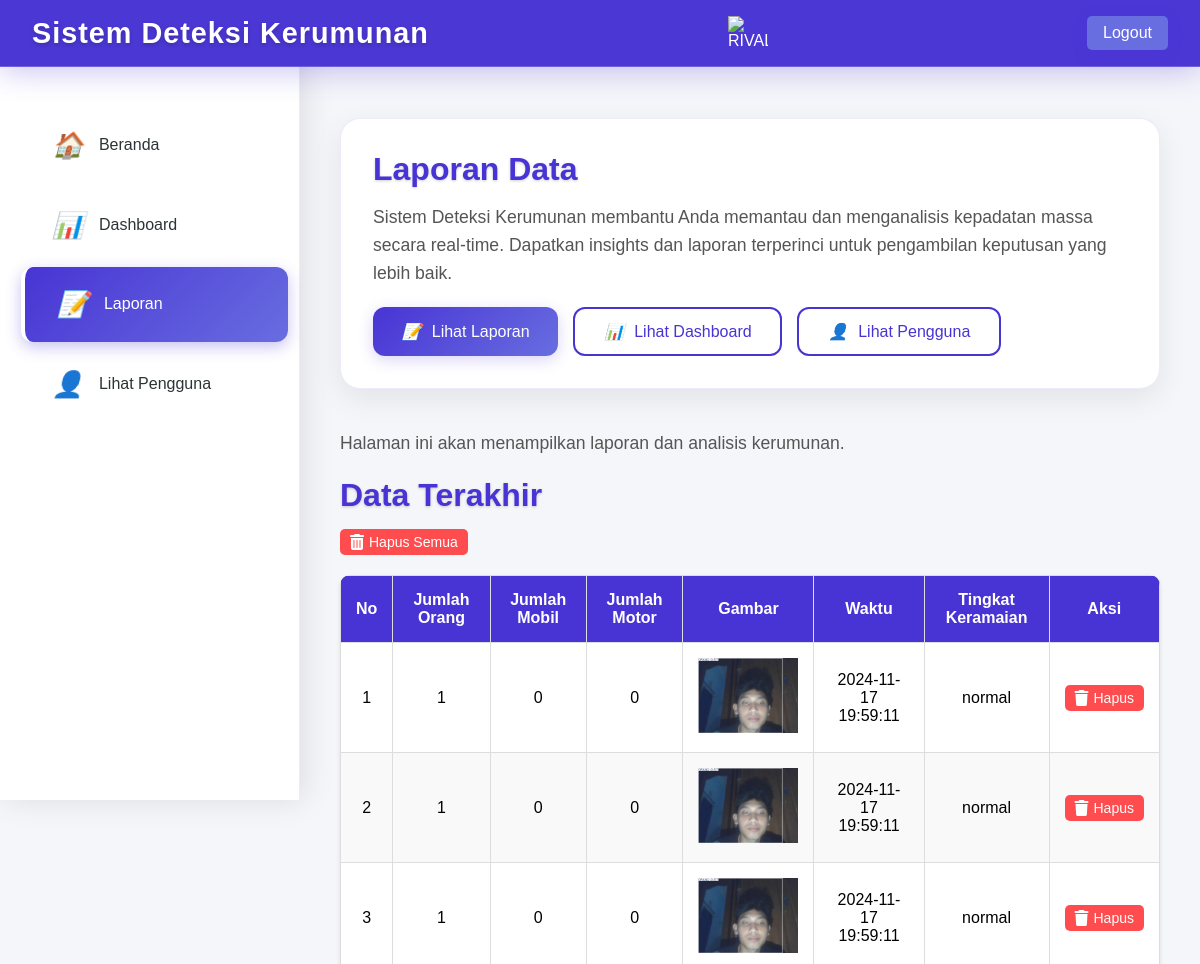
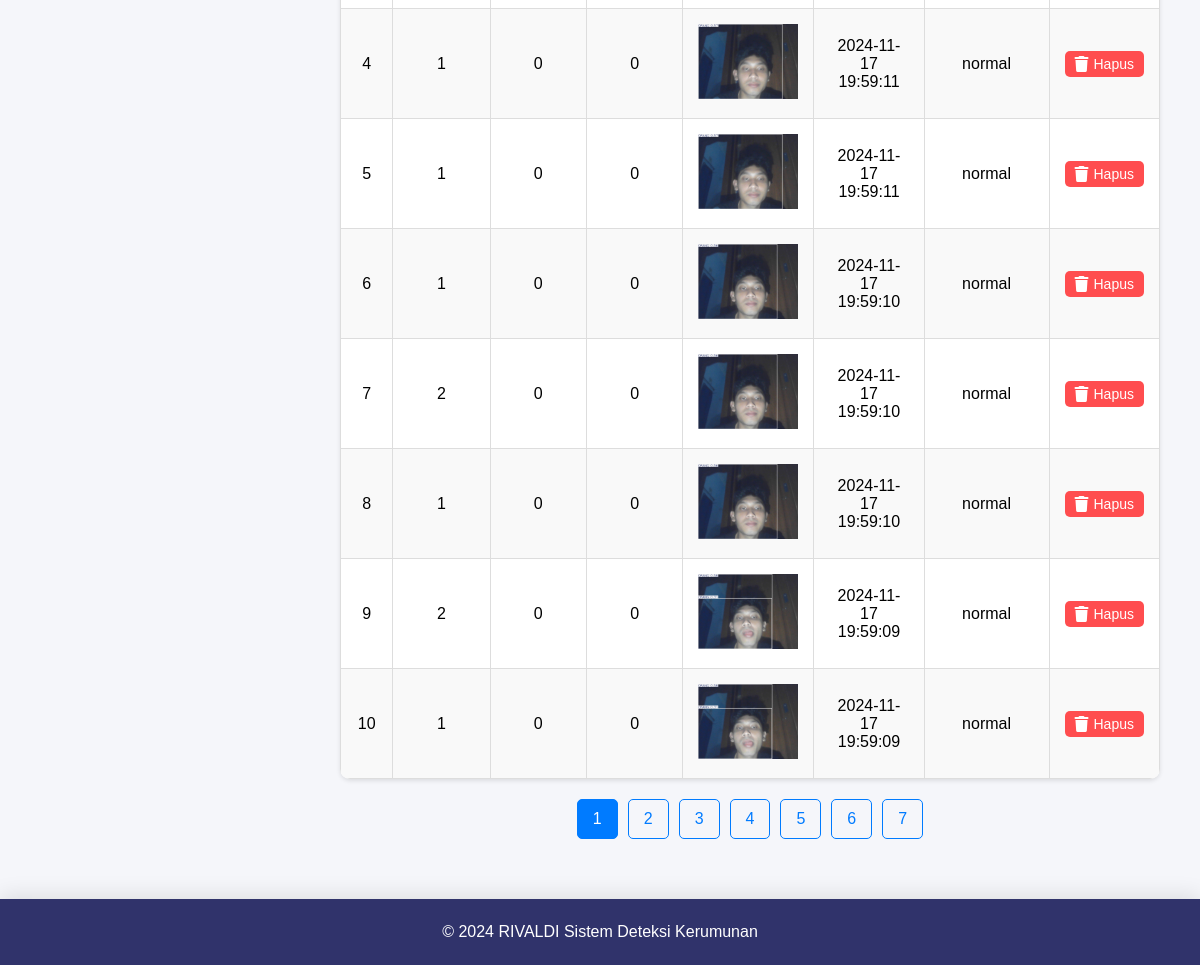
The app's page /laporan (signed in), older data (2 pictures, top to bottom).
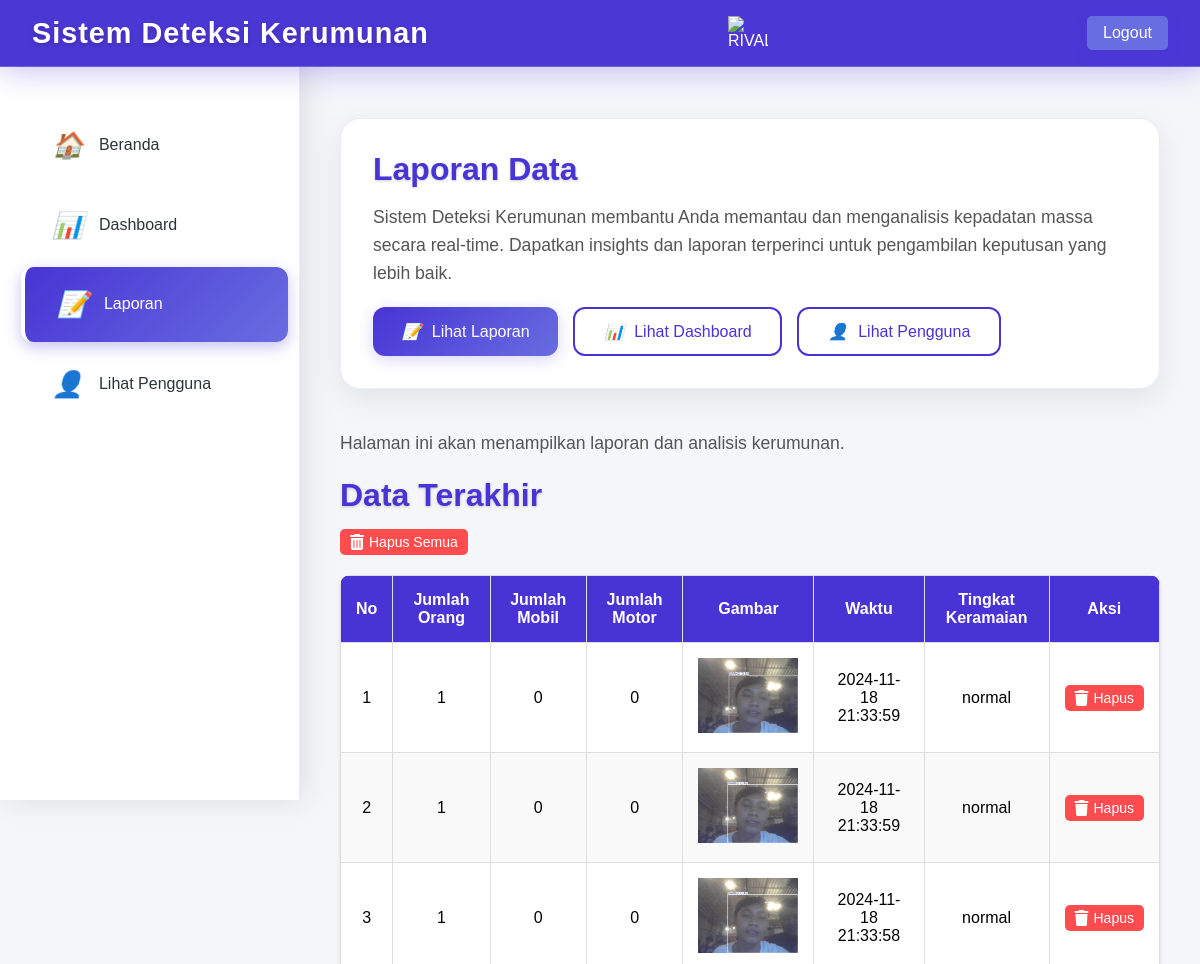
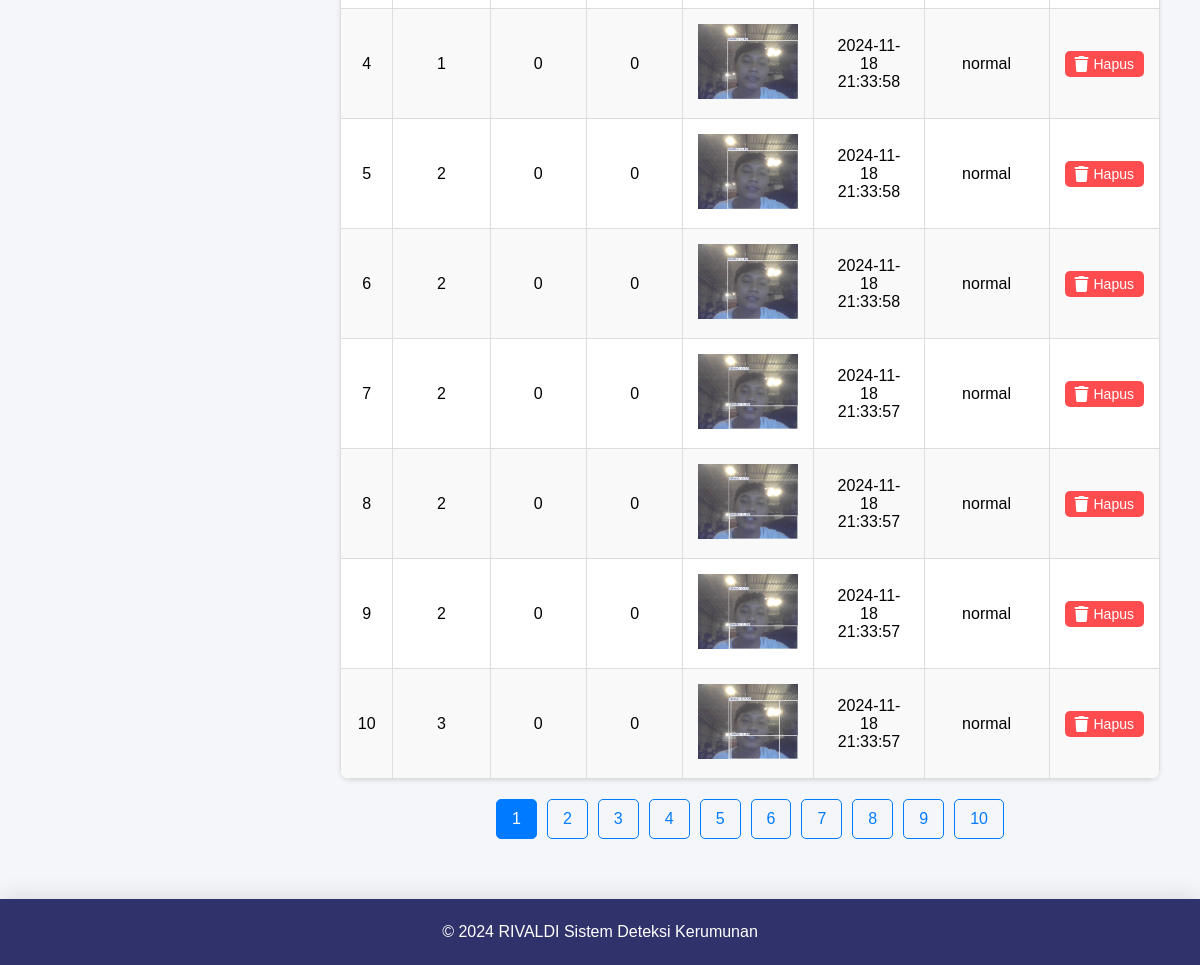
The same page, newer data (2 pictures, top to bottom).
### tables this page shows
CREATE TABLE deteksi (
                                    id INTEGER PRIMARY KEY AUTOINCREMENT,
                                    orang INTEGER,
                                    mobil INTEGER,
                                    motor INTEGER,
                                    gambar TEXT,
                                    waktu TEXT,
                                    tingkat_keramaian TEXT
                                );

### app1.py (the view)
@app.route('/laporan')
def laporan():
    if 'user_id' not in session:
        flash('Please log in to access this page.')
        return redirect(url_for('login'))
    elif session['role'] not in ['admin', 'staf']:
        flash('Access denied: Admins and Staff only.')
        return redirect(url_for('index'))
    try:
        per_page = 10  # Number of items per page
        current_page = int(request.args.get('page', 1))  # Get the current page from query parameter
        with sqlite3.connect(DATABASE) as conn:
            cursor = conn.cursor()
            cursor.execute("SELECT COUNT(*) FROM deteksi")  # Count total data
            total_data = cursor.fetchone()[0]
            total_pages = (total_data + per_page - 1) // per_page  # Calculate total pages
            offset = (current_page - 1) * per_page  # Calculate the offset for the current page
            cursor.execute(
                "SELECT * FROM deteksi ORDER BY id DESC LIMIT ? OFFSET ?",
                (per_page, offset)
            )
            data = cursor.fetchall()
            for i in range(len(data)):
                data[i] = list(data[i])  # Convert tuple to list
                data[i][4] = f"/static/img/{data[i][4].split('/')[-1]}"  # Update image path
            logging.info("Fetched detection data successfully.")
        start_number = (current_page - 1) * per_page + 1
    except Exception as e:
        logging.error(f"Error fetching detection data: {e}")
        flash('An error occurred while fetching data.')
        data = []
        total_pages = 0
        current_page = 1
        start_number = 1
    return render_template(
        'laporan.html',
        data=data,
        total_pages=total_pages,
        current_page=current_page,
        start_number=start_number  # Pass the starting number to the template
    )

### templates/laporan.html (shortened to what the changed rows need)
<!DOCTYPE html>
<html lang="id">
<head>
    <link href="https://cdnjs.cloudflare.com/ajax/libs/font-awesome/6.0.0-beta3/css/all.min.css" rel="stylesheet">
</head>
<body>
    <header class="header">
        <h1>
            Sistem Deteksi Kerumunan
        </h1>
    </header>
    <br>
    <main class="main-content">
        <div class="welcome-container">
            <div class="welcome-card">
                <h2>Laporan Data</h2>
            </div>
        </div>
        <div>
        <main>
            <h2>Data Terakhir</h2>
            <table>
                <thead>
                    <tr>
                        <th>No</th>
                        <th>Jumlah Orang</th>
                        <th>Jumlah Mobil</th>
                        <th>Jumlah Motor</th>
                        <th>Gambar</th>
                        <th>Waktu</th>
                        <th>Tingkat Keramaian</th>
                        <th>Aksi</th>
                    </tr>
                </thead>
                <tbody id="data-table">
                    {% for entry in data %}
                    <tr>
                        <td>{{ start_number + loop.index - 1 }}</td>
                        <td>{{ entry[1] }}</td>
                        <td>{{ entry[2] }}</td>
                        <td>{{ entry[3] }}</td>
                        <td>
                            <img src="{{ entry[4] }}" alt="Foto" width="100">
                        </td>
                        <td>{{ entry[5] }}</td>
                        <td>{{ entry[6] }}</td>
                        <td>
                            <form action="/delete/{{ entry[0] }}" method="post" style="display:inline;">
                                <button type="submit" onclick="return confirm('Apakah Anda yakin ingin menghapus entri ini?');">
                                    <i class="fas fa-trash"></i> Hapus
                                </button>
                            </form>
                        </td>
                    </tr>
                    {% endfor %}
                </tbody>
            </table>
            <div class="pagination">
                {% for page in range(1, total_pages + 1) %}
                    <a href="?page={{ page }}" class="{% if page == current_page %}active{% endif %}">{{ page }}</a>
                {% endfor %}
            </div>
        </div>
        </main>
</body>
</html>

Row changes from the older to the newer data that the page shows:
no longer on this page (row unchanged): deteksi: start_number+loop.index-1 "1", orang "1", mobil "0", motor "0", gambar (picture), waktu "2024-11-17 19:59:11", tingkat_keramaian "normal"
no longer on this page (row unchanged): deteksi: index "2", orang "1", mobil "0", motor "0", gambar (picture), waktu "2024-11-17 19:59:11", tingkat_keramaian "normal"
no longer on this page (row unchanged): deteksi: index "3", orang "1", mobil "0", motor "0", gambar (picture), waktu "2024-11-17 19:59:11", tingkat_keramaian "normal"
no longer on this page (row unchanged): deteksi: index "4", orang "1", mobil "0", motor "0", gambar (picture), waktu "2024-11-17 19:59:11", tingkat_keramaian "normal"
no longer on this page (row unchanged): deteksi: index "5", orang "1", mobil "0", motor "0", gambar (picture), waktu "2024-11-17 19:59:11", tingkat_keramaian "normal"
no longer on this page (row unchanged): deteksi: index "6", orang "1", mobil "0", motor "0", gambar (picture), waktu "2024-11-17 19:59:10", tingkat_keramaian "normal"
no longer on this page (row unchanged): deteksi: index "7", orang "2", mobil "0", motor "0", gambar (picture), waktu "2024-11-17 19:59:10", tingkat_keramaian "normal"
no longer on this page (row unchanged): deteksi: index "8", orang "1", mobil "0", motor "0", gambar (picture), waktu "2024-11-17 19:59:10", tingkat_keramaian "normal"
no longer on this page (row unchanged): deteksi: index "9", orang "2", mobil "0", motor "0", gambar (picture), waktu "2024-11-17 19:59:09", tingkat_keramaian "normal"
no longer on this page (row unchanged): deteksi: index "10", orang "1", mobil "0", motor "0", gambar (picture), waktu "2024-11-17 19:59:09", tingkat_keramaian "normal"
added deteksi: start_number+loop.index-1 "1", orang "1", mobil "0", motor "0", gambar (picture), waktu "2024-11-18 21:33:59", tingkat_keramaian "normal"
added deteksi: index "2", orang "1", mobil "0", motor "0", gambar (picture), waktu "2024-11-18 21:33:59", tingkat_keramaian "normal"
added deteksi: index "3", orang "1", mobil "0", motor "0", gambar (picture), waktu "2024-11-18 21:33:58", tingkat_keramaian "normal"
added deteksi: index "4", orang "1", mobil "0", motor "0", gambar (picture), waktu "2024-11-18 21:33:58", tingkat_keramaian "normal"
added deteksi: index "5", orang "2", mobil "0", motor "0", gambar (picture), waktu "2024-11-18 21:33:58", tingkat_keramaian "normal"
added deteksi: index "6", orang "2", mobil "0", motor "0", gambar (picture), waktu "2024-11-18 21:33:58", tingkat_keramaian "normal"
added deteksi: index "7", orang "2", mobil "0", motor "0", gambar (picture), waktu "2024-11-18 21:33:57", tingkat_keramaian "normal"
added deteksi: index "8", orang "2", mobil "0", motor "0", gambar (picture), waktu "2024-11-18 21:33:57", tingkat_keramaian "normal"
added deteksi: index "9", orang "2", mobil "0", motor "0", gambar (picture), waktu "2024-11-18 21:33:57", tingkat_keramaian "normal"
added deteksi: index "10", orang "3", mobil "0", motor "0", gambar (picture), waktu "2024-11-18 21:33:57", tingkat_keramaian "normal"
Text that changed along with them:
new list line: "8"
new list line: "9"
new list line: "10"
